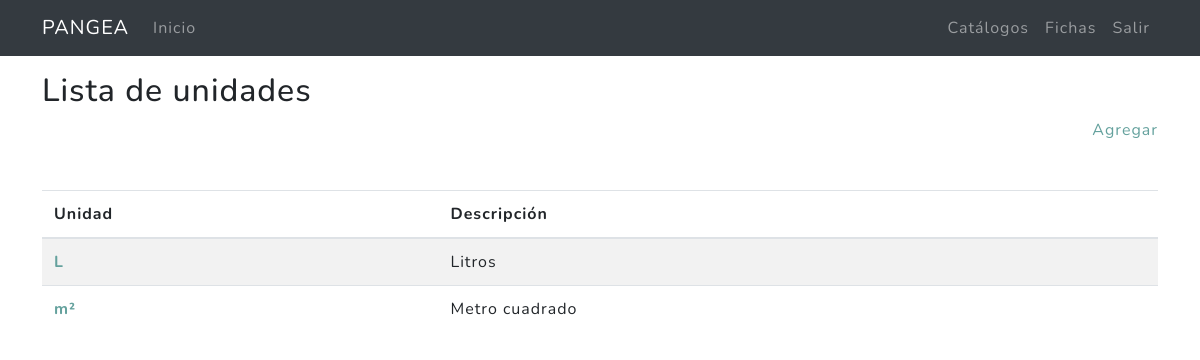
Screenshot of /catalogos/unidades/ (signed in) with the database file from the repository.
### miscelanea/models.py (models this page shows, shortened)
class Unidad(models.Model):
    title =  models.CharField(max_length=10,verbose_name = "Unidad de medida")
    description = models.TextField(max_length=50,verbose_name="Descripción")
    created = models.DateTimeField(auto_now_add = True,verbose_name = "Fecha de creación")
    updated = models.DateTimeField(auto_now = True,verbose_name = "Fecha de edición")
    class Meta:
        verbose_name = "Lista de unidades"
        verbose_name_plural = "Lista de unidades"
        ordering = ["title"]

### miscelanea/views.py (the view)
# urls.py: path('unidades/', UnidadListView.as_view(), name='unidades'),
@method_decorator(login_required,name='dispatch')
class UnidadListView(ListView):
    model = Unidad
    template_name = "miscelanea/unidad_list.html"
    paginate_by = 20
    def get_context_data(self, **kwargs):
        context = super().get_context_data(**kwargs)
        context['p_title']="Lista de unidades"
        return context

### miscelanea/templates/miscelanea/unidad_list.html (shortened to what this page needs)
{% extends 'cap2/base_mx.html' %}
{% load static %}
{% block content %}
<main role="main">
  <div class="container mb-4">
    <h2 class="mt-3">{{p_title}}</h2>
    <div class="agregar mb-4 text-right"><a href="{% url 'catalogos:unidad-create' %}">Agregar</a></div>
    <table class="table  table-striped mt-5">
      <thead>
        <tr>
          <th scope="col">Unidad</th>
          <th scope="col">Descripción</th>
        </tr>
      </thead>
      <tbody>
      {% for unidad in unidad_list %}
          <tr>
            <th scope="row"><a href="{% url 'catalogos:unidad-update' unidad.id %}">{{unidad.title}} </a></th>
            <td>{{unidad.description}}</td>
          </tr>
      {% endfor %}
      </tbody>
    </table>
  </div>
</main>
{% endblock %}

### rows the page displays
Unidad: title "L", description "Litros"
Unidad: title "m²", description "Metro cuadrado"

### other values shown
{{ p_title }} "Lista de unidades"
